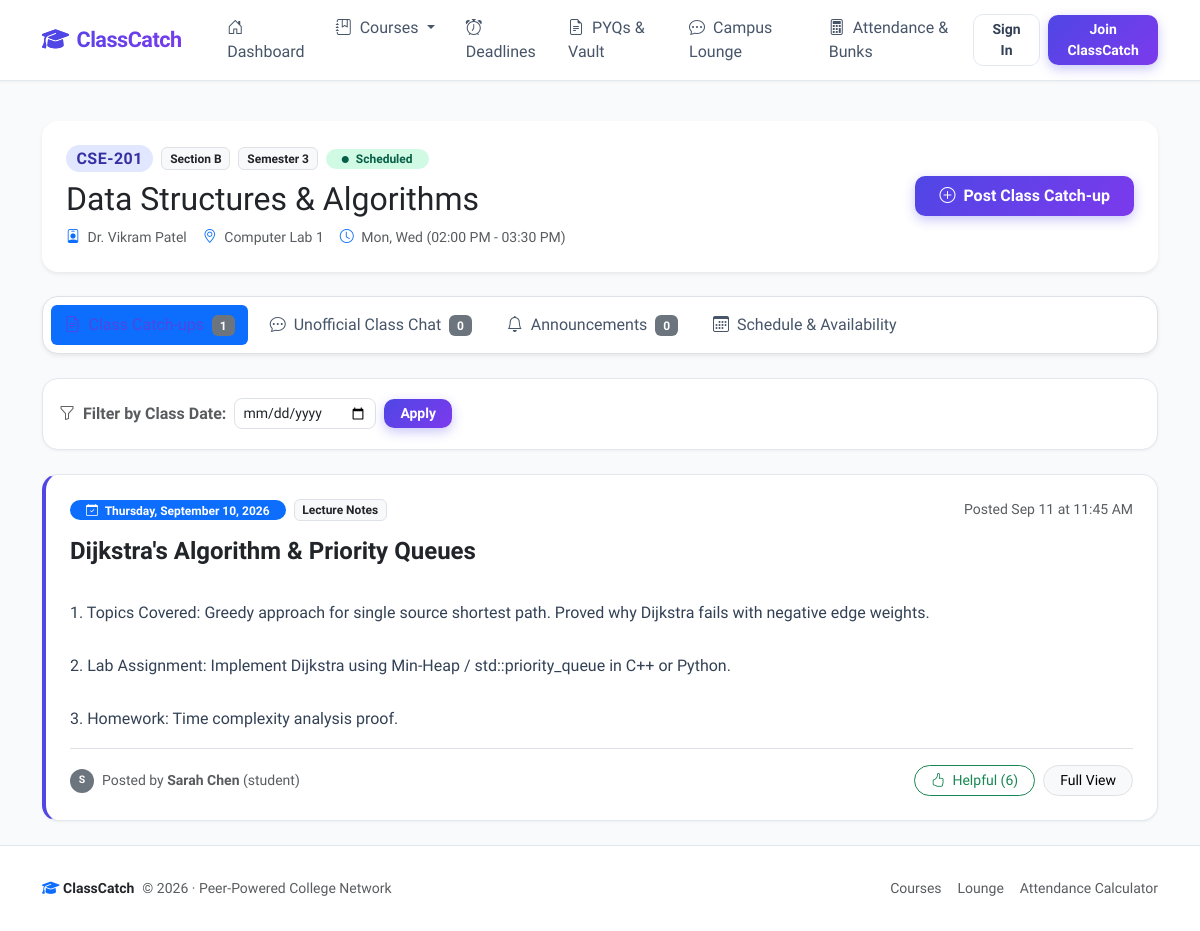
/course/3, run on the app's committed database.
### models.py (models this page shows, shortened)
class Course(db.Model):
    __tablename__ = 'courses'
    id = db.Column(db.Integer, primary_key=True)
    name = db.Column(db.String(150), nullable=False)
    code = db.Column(db.String(20), nullable=False, index=True)
    section = db.Column(db.String(10), default='A', nullable=False)
    semester = db.Column(db.Integer, default=1, nullable=False)
    instructor = db.Column(db.String(120), default='Prof. TBD', nullable=False)
    room = db.Column(db.String(60), default='Lecture Hall 101', nullable=False)
    schedule = db.Column(db.String(150), default='Mon, Wed 10:00 AM - 11:30 AM', nullable=False)
    status = db.Column(db.String(40), default='Scheduled', nullable=False)  # Scheduled, Cancelled, Extra Class
    summaries = db.relationship('Summary', backref='course', lazy=True, cascade='all, delete-orphan')
    chats = db.relationship('ChatMessage', backref='course', lazy=True, cascade='all, delete-orphan')
    announcements = db.relationship('Announcement', backref='course', lazy=True, cascade='all, delete-orphan')
    attendances = db.relationship('AttendanceRecord', backref='course', lazy=True, cascade='all, delete-orphan')
    deadlines = db.relationship('Deadline', backref='course', lazy=True, cascade='all, delete-orphan')
    resources = db.relationship('Resource', backref='course', lazy=True, cascade='all, delete-orphan')
    @property
    def full_title(self):
        return f"{self.code} - {self.name} (Sec {self.section})"

class Summary(db.Model):
    __tablename__ = 'summaries'
    id = db.Column(db.Integer, primary_key=True)
    course_id = db.Column(db.Integer, db.ForeignKey('courses.id'), nullable=False, index=True)
    user_id = db.Column(db.Integer, db.ForeignKey('users.id'), nullable=False, index=True)
    date = db.Column(db.Date, nullable=False, index=True)
    topic = db.Column(db.String(200), nullable=True)
    category = db.Column(db.String(50), default='Lecture Notes', nullable=False)  # Lecture Notes, Assignment, Exam Prep
    content = db.Column(db.Text, nullable=False)
    helpful_count = db.Column(db.Integer, default=0, nullable=False)
    is_verified = db.Column(db.Boolean, default=False, nullable=False)
    verified_by = db.Column(db.String(100), nullable=True)
    created_at = db.Column(db.DateTime, default=datetime.utcnow, nullable=False)

class User(UserMixin, db.Model):
    __tablename__ = 'users'
    id = db.Column(db.Integer, primary_key=True)
    name = db.Column(db.String(100), nullable=False)
    email = db.Column(db.String(120), unique=True, nullable=False, index=True)
    password_hash = db.Column(db.String(255), nullable=False)
    role = db.Column(db.String(20), default='student', nullable=False)
    avatar_color = db.Column(db.String(20), default='indigo', nullable=False)
    karma = db.Column(db.Integer, default=50, nullable=False)
    summaries = db.relationship('Summary', backref='author', lazy=True, cascade='all, delete-orphan')
    chats = db.relationship('ChatMessage', backref='author', lazy=True, cascade='all, delete-orphan')
    announcements = db.relationship('Announcement', backref='author', lazy=True, cascade='all, delete-orphan')
    attendance_records = db.relationship('AttendanceRecord', backref='student', lazy=True, cascade='all, delete-orphan')
    deadlines = db.relationship('Deadline', backref='author', lazy=True, cascade='all, delete-orphan')
    resources = db.relationship('Resource', backref='author', lazy=True, cascade='all, delete-orphan')

### app.py (the view)
@app.route('/course/<int:course_id>', methods=['GET'])
def course_detail(course_id):
    course = Course.query.get_or_404(course_id)
    active_tab = request.args.get('tab', 'summaries')
    date_filter = request.args.get('date')
    query = Summary.query.filter_by(course_id=course.id)
    if date_filter:
        try:
            filter_date_obj = datetime.strptime(date_filter, '%Y-%m-%d').date()
            query = query.filter_by(date=filter_date_obj)
        except ValueError:
            flash('Invalid date filter provided. Showing all dates.', 'warning')
    summaries = query.order_by(Summary.date.desc(), Summary.created_at.desc()).all()
    chats = ChatMessage.query.filter_by(course_id=course.id).order_by(ChatMessage.created_at.asc()).all()
    announcements = Announcement.query.filter_by(course_id=course.id).order_by(Announcement.created_at.desc()).all()
    summary_form = SummaryForm()
    summary_form.course_id.choices = [(course.id, course.full_title)]
    summary_form.course_id.data = course.id
    summary_form.date.data = date.today()
    chat_form = ChatMessageForm()
    announcement_form = AnnouncementForm()
    return render_template(
        'course.html',
        title=f"{course.code} Hub",
        course=course,
        active_tab=active_tab,
        summaries=summaries,
        chats=chats,
        announcements=announcements,
        summary_form=summary_form,
        chat_form=chat_form,
        announcement_form=announcement_form,
        date_filter=date_filter
    )

### forms.py
class SummaryForm(FlaskForm):
    course_id = SelectField('Course', coerce=int, validators=[
        DataRequired(message="Please select a course.")
    ])
    date = DateField('Class Date', default=date.today, validators=[
        DataRequired(message="Please select the date of the class.")
    ])
    category = SelectField('Category', choices=[
        ('Lecture Notes', '📝 Lecture Notes & Concepts'),
        ('Assignment', '📋 Assignment / Homework Given'),
        ('Exam Prep', '🎯 Midterm / Quiz Highlights'),
        ('Lab Work', '🧪 Practical / Lab Experiment')
    ], default='Lecture Notes')
    topic = StringField('Topic / Chapter Covered', validators=[
        Optional(),
        Length(max=200, message="Topic title cannot exceed 200 characters.")
    ])
    content = TextAreaField('Class Summary & Key Takeaways', validators=[
        DataRequired(message="Please share what was covered, assignments assigned, or announcements made.")
    ])
    submit = SubmitField('Post Class Catch-up')

class ChatMessageForm(FlaskForm):
    message = TextAreaField('Message / Requirement', validators=[
        DataRequired(message="Please enter your message or question.")
    ])
    category = SelectField('Type', choices=[
        ('General', '💬 General Discussion'),
        ('Requirement', '🙋 Requirement / Lab Manual'),
        ('Doubt', '❓ Question / Doubt'),
        ('Notes Request', '📄 Notes Request')
    ], default='General')
    is_anonymous = BooleanField('Ask Anonymously 🎭')
    submit = SubmitField('Send Message')

### app.py (called while the page is built)
@app.context_processor
def inject_globals():
    all_courses = Course.query.order_by(Course.code).all() if Course.query else []
    return {
        'today': date.today(),
        'current_year': datetime.now().year,
        'global_courses': all_courses
    }

### templates/course.html (shortened to what this page needs)
{% extends "base.html" %}
{% block content %}
<div class="card card-modern p-4 mb-4 border-0 shadow-sm bg-white">
    <div class="row align-items-center">
        <div class="col-lg-8">
            <div class="d-flex flex-wrap align-items-center gap-2 mb-2">
                <span class="badge badge-code fs-6">{{ course.code }}</span>
                <span class="badge bg-light text-dark border">Section {{ course.section }}</span>
                <span class="badge bg-light text-dark border">Semester {{ course.semester }}</span>
                <span class="badge {% if course.status == 'Scheduled' %}badge-status-scheduled{% else %}badge-status-cancelled{% endif %} rounded-pill px-3 py-1">
                    <i class="bi bi-circle-fill me-1" style="font-size: 7px;"></i> {{ course.status }}
                </span>
            </div>
            <h2 class="fw-extrabold mb-1">{{ course.name }}</h2>
            <div class="text-muted small d-flex flex-wrap gap-3 mt-2">
                <span><i class="bi bi-person-badge text-primary me-1"></i> {{ course.instructor }}</span>
                <span><i class="bi bi-geo-alt text-primary me-1"></i> {{ course.room }}</span>
                <span><i class="bi bi-clock text-primary me-1"></i> {{ course.schedule }}</span>
            </div>
        </div>
        <div class="col-lg-4 text-lg-end mt-3 mt-lg-0">
            <button class="btn btn-primary-gradient px-4 py-2" data-bs-toggle="collapse" data-bs-target="#quickPostBox" aria-expanded="false" id="btn-toggle-quick-post">
                <i class="bi bi-plus-circle me-1"></i> Post Class Catch-up
            </button>
        </div>
    </div>
</div>
<ul class="nav nav-pills mb-4 gap-2 bg-white p-2 rounded-4 border shadow-sm" id="courseTabs" role="tablist">
    <li class="nav-item">
        <a class="nav-link {% if active_tab == 'summaries' %}active{% endif %}" href="{{ url_for('course_detail', course_id=course.id, tab='summaries') }}" id="tab-summaries">
            <i class="bi bi-file-earmark-text me-1"></i> Class Catch-ups <span class="badge bg-secondary ms-1">{{ summaries|length }}</span>
        </a>
    </li>
    <li class="nav-item">
        <a class="nav-link {% if active_tab == 'chat' %}active{% endif %}" href="{{ url_for('course_detail', course_id=course.id, tab='chat') }}" id="tab-chat">
            <i class="bi bi-chat-dots me-1"></i> Unofficial Class Chat <span class="badge bg-secondary ms-1">{{ chats|length }}</span>
        </a>
    </li>
    <li class="nav-item">
        <a class="nav-link {% if active_tab == 'announcements' %}active{% endif %}" href="{{ url_for('course_detail', course_id=course.id, tab='announcements') }}" id="tab-announcements">
            <i class="bi bi-bell me-1"></i> Announcements <span class="badge bg-secondary ms-1">{{ announcements|length }}</span>
        </a>
    </li>
    <li class="nav-item">
        <a class="nav-link {% if active_tab == 'schedule' %}active{% endif %}" href="{{ url_for('course_detail', course_id=course.id, tab='schedule') }}" id="tab-schedule">
            <i class="bi bi-calendar3 me-1"></i> Schedule & Availability
        </a>
    </li>
</ul>
{% if active_tab == 'summaries' %}
    <div class="card card-modern p-3 mb-4 bg-white">
        <form method="GET" action="{{ url_for('course_detail', course_id=course.id) }}" class="row g-2 align-items-center">
            <div class="col-auto">
                <label for="date-filter-input" class="col-form-label fw-bold small text-muted">
                    <i class="bi bi-funnel me-1"></i> Filter by Class Date:
                </label>
            </div>
            <div class="col-auto">
                <input type="date" id="date-filter-input" name="date" class="form-control form-control-sm rounded-3" value="{{ date_filter or '' }}">
            </div>
            <div class="col-auto">
                <button type="submit" class="btn btn-sm btn-primary-gradient px-3" id="btn-filter-date">Apply</button>
            </div>
        </form>
    </div>
    <div class="row g-4">
        {% for s in summaries %}
            <div class="col-12">
                <div class="card card-modern p-4 summary-card {% if s.category == 'Assignment' %}assignment-border{% elif s.category == 'Exam Prep' %}exam-border{% endif %}">
                    <div class="d-flex flex-wrap justify-content-between align-items-center mb-3">
                        <div class="d-flex align-items-center gap-2 flex-wrap">
                            <span class="badge bg-primary rounded-pill px-3 py-1">
                                <i class="bi bi-calendar-check me-1"></i> {{ s.date.strftime('%A, %B %d, %Y') }}
                            </span>
                            <span class="badge bg-light text-dark border">{{ s.category }}</span>
                        </div>
                        <div class="text-muted small">
                            Posted {{ s.created_at.strftime('%b %d at %I:%M %p') }}
                        </div>
                    </div>
                    <h4 class="fw-bold text-dark mb-2">
                        <a href="{{ url_for('summary_detail', summary_id=s.id) }}" class="text-decoration-none text-dark">
                            {{ s.topic or 'Class Highlights & Notes' }}
                        </a>
                    </h4>
                    <div class="summary-content-preview mb-3">
                        {{ s.content }}
                    </div>
                    <div class="pt-3 border-top d-flex justify-content-between align-items-center flex-wrap gap-2">
                        <div class="d-flex align-items-center gap-2 small text-muted">
                            <span class="badge rounded-circle bg-secondary text-white p-2" style="width: 24px; height: 24px; display: inline-flex; align-items: center; justify-content: center;">
                                {{ s.author.name[0]|upper }}
                            </span>
                            <span>Posted by <strong>{{ s.author.name }}</strong> ({{ s.author.role }})</span>
                        </div>
                        <div class="d-flex align-items-center gap-2">
                            <form action="{{ url_for('mark_helpful', summary_id=s.id) }}" method="POST" class="d-inline">
                                <button type="submit" class="btn btn-sm btn-outline-success rounded-pill px-3">
                                    <i class="bi bi-hand-thumbs-up me-1"></i> Helpful ({{ s.helpful_count }})
                                </button>
                            </form>
                            <a href="{{ url_for('summary_detail', summary_id=s.id) }}" class="btn btn-sm btn-light border rounded-pill px-3">
                                Full View
                            </a>
                        </div>
                    </div>
                </div>
            </div>
        {% endfor %}
    </div>
{% endif %}
{% endblock %}

### static/css/style.css (style rules this page uses)
:root { --primary-color: #4f46e5; --primary-hover: #4338ca; --primary-gradient: linear-gradient(135deg, #4f46e5 0%, #7c3aed 100%); --primary-light: #eef2ff; --secondary-color: #64748b; --success-color: #10b981; --warning-color: #f59e0b; --danger-color: #ef4444; --surface-bg: #f8fafc; --card-bg: #ffffff; --border-color: #e2e8f0; --text-main: #0f172a; --text-muted: #64748b; --radius-md: 12px; --radius-lg: 16px; --radius-pill: 9999px; --shadow-sm: 0 1px 3px rgba(0, 0, 0, 0.05); --shadow-md: 0 4px 6px -1px rgba(0, 0, 0, 0.05), 0 2px 4px -2px rgba(0, 0, 0, 0.05); --shadow-lg: 0 10px 25px -5px rgba(79, 70, 229, 0.08), 0 8px 10px -6px rgba(0, 0, 0, 0.03); --shadow-hover: 0 15px 30px -5px rgba(79, 70, 229, 0.15); }
body { font-family: 'Plus Jakarta Sans', -apple-system, BlinkMacSystemFont, sans-serif; background-color: var(--surface-bg); color: var(--text-main); min-height: 100vh; display: flex; flex-direction: column; }
.nav-link { font-weight: 500; color: #475569 !important; padding: 0.5rem 0.85rem !important; border-radius: 8px; transition: all 0.2s ease; }
.nav-link:hover, .nav-link.active { color: var(--primary-color) !important; background-color: var(--primary-light); }
.card-modern { background: var(--card-bg); border: 1px solid var(--border-color); border-radius: var(--radius-lg); box-shadow: var(--shadow-sm); transition: transform 0.2s ease, box-shadow 0.2s ease, border-color 0.2s ease; }
.badge-code { background: #e0e7ff; color: #3730a3; font-weight: 700; font-size: 0.8rem; padding: 0.35rem 0.65rem; border-radius: var(--radius-pill); letter-spacing: 0.5px; }
.badge-status-scheduled { background-color: #d1fae5; color: #065f46; font-weight: 600; }
.btn-primary-gradient { background: var(--primary-gradient); color: white !important; border: none; font-weight: 600; box-shadow: 0 4px 12px rgba(79, 70, 229, 0.3); transition: all 0.2s ease; border-radius: 10px; }
.summary-card { border-left: 4px solid var(--primary-color) !important; transition: all 0.2s ease; }
.summary-content-preview { white-space: pre-line; color: #334155; line-height: 1.65; }

### data on the page
Course: code "CSE-201", section "B", semester "3", status "Scheduled", name "Data Structures & Algorithms", instructor "Dr. Vikram Patel", room "Computer Lab 1", schedule "Mon, Wed (02:00 PM - 03:30 PM)"
Summary: date "Thursday, September 10, 2026", category "Lecture Notes", created_at "Sep 11 at 11:45 AM", topic "Dijkstra's Algorithm & Priority Queues", content "1. Topics Covered: Greedy approach for single source shortest path. Proved why Dijkstra fails with negative edge weights. 2. Lab Assignment: Implement Dijkstra using Min-Heap / std::priority_queue in C++ or Python. 3. Homework: Time complexity analysis proof.", author "S", author.name "Sarah Chen", author.role "student", helpful_count "6"

### other printed values
{{ summaries|length }} "1"
{{ chats|length }} "0"
{{ announcements|length }} "0"
